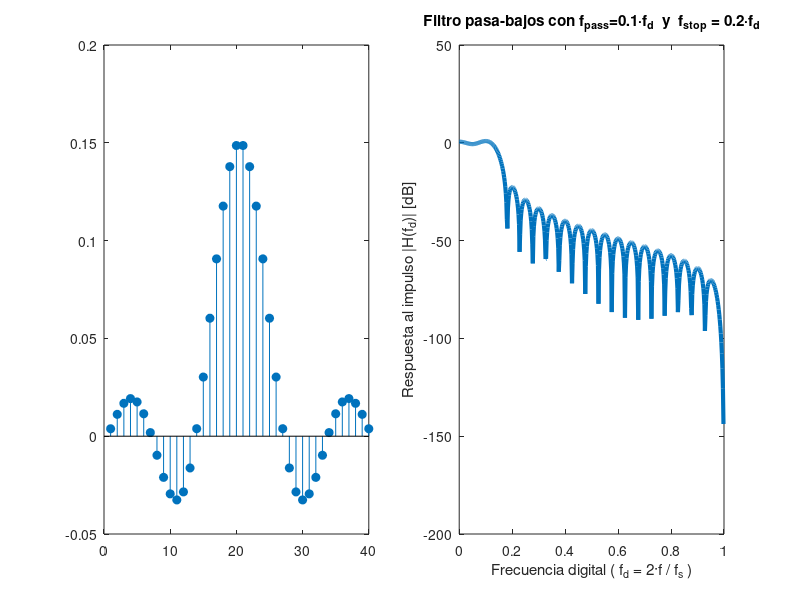

The MATLAB script that drew this image:
% <------- Guia 4 - Ejercicio 2 ----------->

clc; % borra la consola
clear all; % borra todas las variables
close all; % cierra las ventanas de imagen
pkg load control; % paquete con 'mag2db'

% punto 1

% especificaciones:
fpass = 0.1;
fstop = 0.2;
% ventana rectangular

ft = (fstop + fpass) / 2; % frecuencia de corte ideal
B = fstop - fpass; % ancho de banda de transicion
M = 4/B; % cantidad de taps - para ventana rectangular -> Ancho de lobulo principal = 4/M
n = (0 : (M-1)); % elementos del vector h_sinc

h_sinc = ft * sinc (ft * (n - ((M-1)/2))); % funcion sinc del filtro
h = h_sinc .* (rectwin (M))'; % se aplica la ventana rectangular, no tiene ningun efecto porque es un vector de unos
% nota se hace la transpuesta porque la funcion de ventana devuelve un arreglo de M x 1, y nuestro vector es de 1 x M

figure(2, 'name','Guia 4 ejercicio 2','Units','normalized','Position',[0 0 1 1]); % pantalla completa
subplot(1,2,1);  % subplot (filas, columnas, indice)
stem (h,'fill');

H = fft(h,1000);  % calcula la FFT con 1000 puntos de frecuencia, completa con ceros
Hdb = mag2db( abs( H(1:500) ) ); % convierte a dB el valor absoluto de las muestras de f positiva
fd = (0 : 1/500 : 1-(1/500) ); % vector con los valores de frecuencia digital fd = 2f / fs
% ^ ^
% | |  me parece que es de 0 a 499

subplot(1,2,2);
plot (fd, Hdb, 'linewidth', 3); % grafica la respuesta en frecuencia
limits = axis; % vector con los limites de los ejes [xmin xmax ymin ymax]
xmin = limits(1);
xmax = limits(2);
ymin = limits(3);
ymax = limits(4);
xlabel ('Frecuencia digital ( f_d = 2·f / f_s )'); % etiqueta eje X
ylabel ('Respuesta al impulso |H(f_d)| [dB]');  % etiqueta eje y
title ('Filtro pasa-bajos con f_{pass}=0.1·f_d  y  f_{stop} = 0.2·f_d'); % titulo